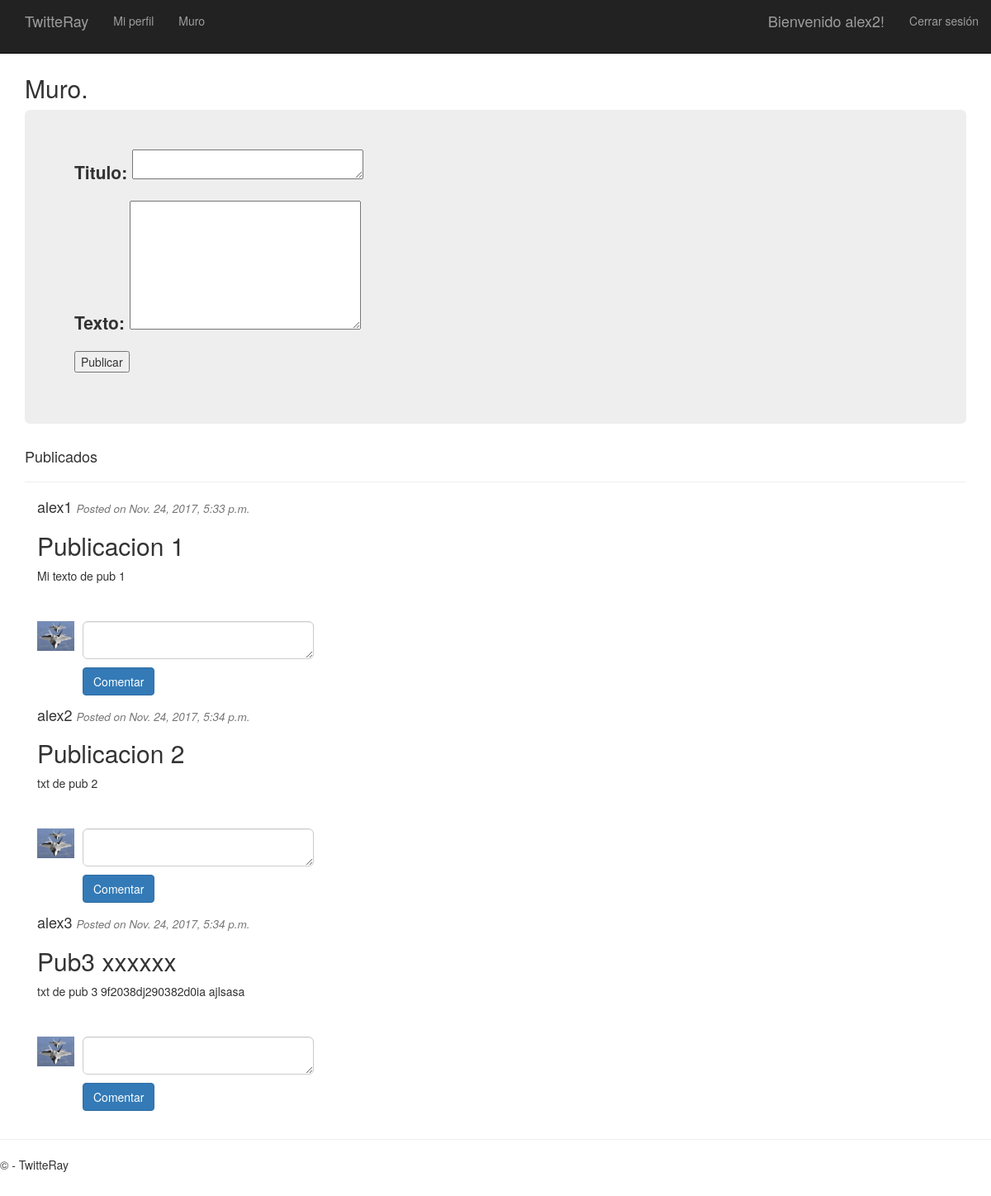
Screenshot of /muro/ (signed in) with the database file from the repository.
### app/models.py (models this page shows)
class Publicaciones_m(models.Model):
    usuario=models.ForeignKey(User,null=True, blank=True)
    titulo=models.TextField(verbose_name=u"Titulo",max_length=100,null=True, blank=True)
    texto=models.TextField(verbose_name=u"Texto",max_length=500,null=True, blank=True)
    fecha=models.DateTimeField(auto_now=True,null=True, blank=True)
    activo=models.NullBooleanField(verbose_name=u"Activado",null=True, blank=True)

### app/views.py (the view, shortened to what this page needs)
# urls.py: url(r'^muro/$', app.views.Muro, name='muro'),
def Muro(request):
    avatar=Avatar_m.objects.filter(usuario=request.user.id)
    avatar=avatar[0].Avatar.url
    publicados=Publicaciones_m.objects.filter(activo=True).order_by('fecha')
    comentarios=Comentario_m.objects.filter(activo=True).order_by('fecha')
    respuesta=Respuesta_m.objects.filter(activo=True).order_by('fecha')
    publicacion_form=Publicacion_f(request.POST or None)
    comentario_form=Comentario_f(request.POST or None)
    respuesta_form=Respuesta_f(request.POST or None)
    return render(request, 'app/muro.html', {'publicacion_form':publicacion_form,'comentario_form':comentario_form,'respuesta_form':respuesta_form, 'publicados':publicados,'comentarios':comentarios,'respuesta':respuesta,'avatar':avatar})

### app/forms.py
class Publicacion_f(forms.ModelForm):
    class Meta:
        model=Publicaciones_m
        fields=['titulo','texto']

class Comentario_f(forms.ModelForm):
    class Meta:
        model=Comentario_m
        fields='__all__'

### app/templates/app/muro.html (shortened to what this page needs)
﻿{% extends "app/layout.html" %}
{% block content %}
<h2>Muro.</h2>
<div class="jumbotron">
    <form method = "POST">
        <p><label for="id_titulo">Titulo:</label> <textarea name="titulo" id="id_titulo" rows="1" cols="40" maxlength="100"></textarea></p>
        <p><label for="id_texto">Texto:</label> <textarea name="texto" id="id_texto" rows="5" cols="40" maxlength="500"></textarea></p>
        <input type="submit" value="Publicar" name="publicar">
    </form>
</div>
<h4>Publicados</h4>
<hr />
<div class="container">
    <div><div><div><div><div><div><div><div><div><div><div><div><div><div>
 {% for x in publicados %}
 <h4 class="media-heading">{{x.usuario.username}} <small><i>Posted on {{x.fecha}}</i></small></h4>
  <h2>{{x.titulo}}</h2>
  <p>{{x.texto}}</p><br>
    <div class="media">
      <div class="media-left">
        <img src="{{avatar}}" class="media-object" style="width:45px">
      </div>
      <div class="media-body">
        <form method = "POST">
        <p> <textarea name="texto" id="id_texto" rows="1" cols="40" maxlength="500" class="form-control input-lg"></textarea></p>
        <input type="submit" value="Comentar" name="comentar" class="btn btn-primary">
    </form>
      </div>
    </div>
  </div>
{% endfor %}
        </div></div></div></div></div></div></div></div></div></div></div></div></div></div>
{% endblock %}

### app/templates/app/loginpartial.html (shortened to what this page needs)
{% if user.is_authenticated %}
<form id="logoutForm" action="/logout" method="post" class="navbar-right">
    <ul class="nav navbar-nav navbar-right">
        <li><span class="navbar-brand">Bienvenido {{ user.username }}!</span></li>
        <li><a href="javascript:document.getElementById('logoutForm').submit()">Cerrar sesi&oacute;n</a></li>
    </ul>
</form>
{% else %}
<ul class="nav navbar-nav navbar-right">
    <li><a href="{% url 'signup' %}">Registrarse</a></li>
    <li><a href="{% url 'login' %}">Iniciar sesi&oacute;n</a></li>
</ul>
{% endif %}

### app/static/app/content/site.css (style rules this page uses)
body { padding-top: 50px; padding-bottom: 20px; }
input, select, textarea { max-width: 280px; }

### rows the page displays
Publicaciones_m: usuario.username "alex1", fecha "Nov. 24, 2017, 5:33 p.m.", titulo "Publicacion 1", texto "Mi texto de pub 1"
Publicaciones_m: usuario.username "alex2", fecha "Nov. 24, 2017, 5:34 p.m.", titulo "Publicacion 2", texto "txt de pub 2"
Publicaciones_m: usuario.username "alex3", fecha "Nov. 24, 2017, 5:34 p.m.", titulo "Pub3 xxxxxx", texto "txt de pub 3 9f2038dj290382d0ia ajlsasa"

### other values shown
{{ user.username }} "alex2"
